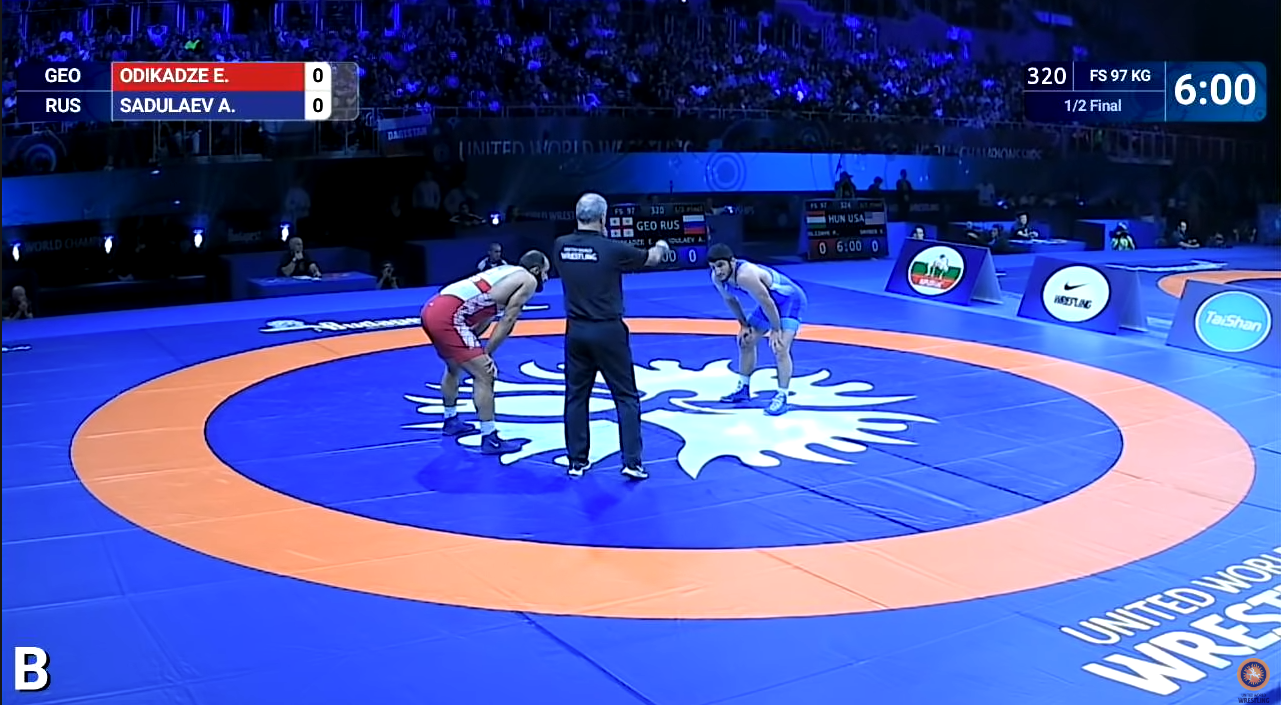
#> input picture images/mat1.png, 1281 x 705 px
$ python mat_detection_testing.py
#> lines starting #> are read from the running program, lines starting #| are printed output that depends on the picture; after the words box and inside, x2 and y2 are one past the last pixel; in counts of white or black regions, pixels touching at a corner belong together
import cv2
import numpy as np
from matplotlib import pyplot as plt

IMG = 'images/mat1.png'


def main():
    img = cv2.imread(IMG)
#> img is the input picture: shape (705, 1281, 3); mean B, G, R 161.3, 84.1, 73.6
    cv2.imshow('Original', img)

    hsv = bgr_to_hsv(img)
#> in bgr_to_hsv, `hsv = cv2.cvtColor(img, cv2.COLOR_BGR2HSV)`: hsv: shape (705, 1281, 3); mean H, S, V 100.8, 180.2, 173.1
    cv2.imshow('HSV', hsv)
    cv2.imwrite('images/hsv_mat1.png', hsv)

    orange = rgb_to_hsv([[[255, 98, 0]]])
    pink = rgb_to_hsv(([[[255, 0, 157]]]))
    red = rgb_to_hsv([[[255, 0, 0]]])
    blue = rgb_to_hsv([[[0, 34, 255]]])

    thresh_col = threshold_img_by_color(hsv)
#> in threshold_img_by_color, `thresh = cv2.inRange(hsv_img, low, high)`:
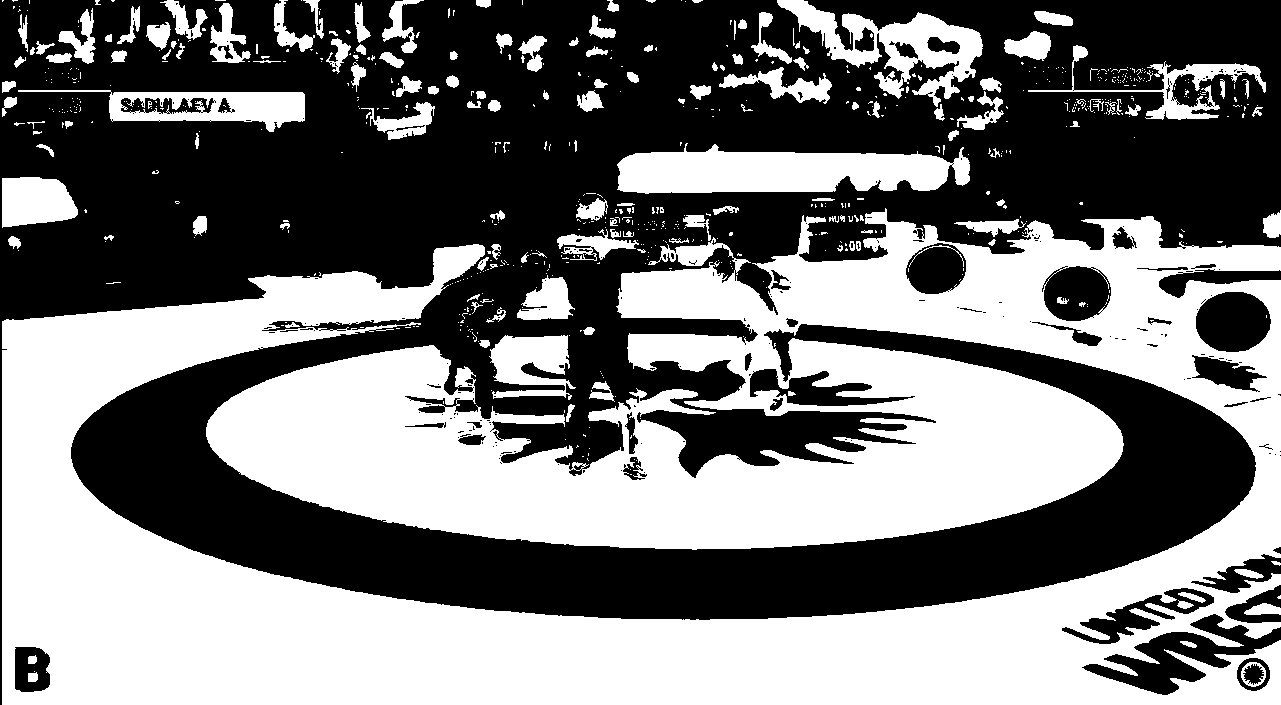
#> thresh: shape (705, 1281); 47.1% white; 688 white regions (538 under 20 px), largest, box (x1, y1, x2, y2) and area: (2, 208, 1281, 705) 363305, (617, 143, 970, 194) 12767, (777, 0, 983, 107) 7516
    cv2.imshow('color thresh', thresh_col)
    ret, inv_thresh = cv2.threshold(thresh_col, 127, 255, cv2.THRESH_BINARY_INV)
    cv2.imshow('color thresh binary inv', inv_thresh)

    erod = erosion(thresh_col)
    cv2.imshow('erosion', erod)

    dilate = dilation(erod)
    cv2.imshow('dilation', dilate)

    edges = canny_edge(dilate)
    cv2.imshow('edges', edges)

    cv2.waitKey(0)
    cv2.destroyAllWindows()


def canny_edge(img):
    #kernel = np.ones((100, 100), np.uint8)
    edges = cv2.Canny(img, 100, 200)
    return edges


def dilation(img):
    kernel = np.ones((5,5), np.uint8)
    dilate = cv2.dilate(img, kernel, iterations=1)
    return dilate


def erosion(img):
    kernel = np.ones((5, 5), np.uint8)
    erosion = cv2.erode(img, kernel, iterations=3)
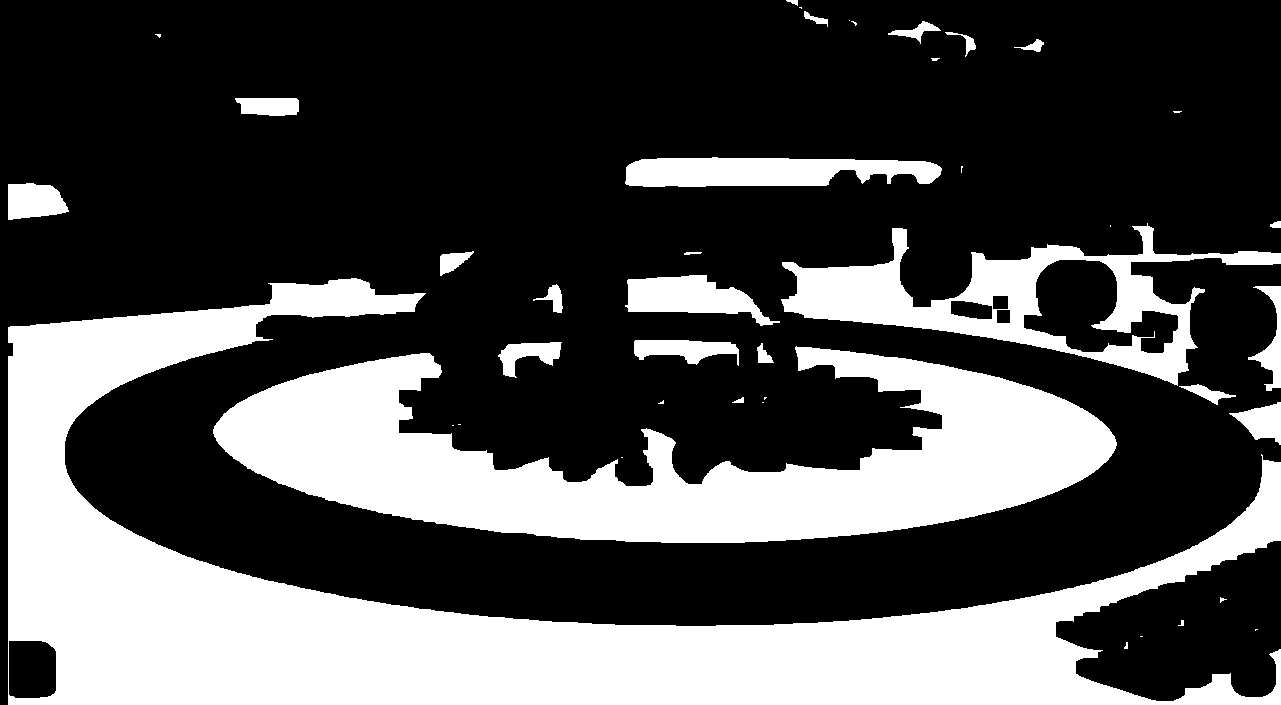
#> erosion: shape (705, 1281); 31.3% white; 42 white regions (17 under 20 px), largest, box (x1, y1, x2, y2) and area: (8, 278, 1281, 705) 153567, (213, 346, 1117, 543) 85217, (781, 223, 1281, 386) 22126
    return erosion


def bgr_to_hsv(img):
    hsv = cv2.cvtColor(img, cv2.COLOR_BGR2HSV)
    return hsv


def threshold_img_by_color(hsv_img):
    # Define range of color
    low = np.array([106, 100, 100])  # blue range
    high = np.array([126, 255, 255])

    thresh = cv2.inRange(hsv_img, low, high)
    return thresh


def thresholding(img):
    ret, thresh1 = cv2.threshold(img, 127, 255, cv2.THRESH_BINARY)
    ret, thresh2 = cv2.threshold(img, 127, 255, cv2.THRESH_BINARY_INV)
    ret, thresh3 = cv2.threshold(img, 127, 255, cv2.THRESH_TRUNC)
    ret, thresh4 = cv2.threshold(img, 127, 255, cv2.THRESH_TOZERO)
    ret, thresh5 = cv2.threshold(img, 127, 255, cv2.THRESH_TOZERO_INV)

    titles = ['Original Image', 'BINARY', 'BINARY_INV', 'TRUNC', 'TOZERO', 'TOZERO_INV']
    images = [img, thresh1, thresh2, thresh3, thresh4, thresh5]

    cv2.imshow(titles[1], thresh1)
    cv2.imshow(titles[2], thresh2)
    cv2.imshow(titles[3], thresh3)
    cv2.imshow(titles[4], thresh4)
    cv2.imshow(titles[5], thresh5)


def rgb_to_hsv(color_matrix):
    color_matrix = np.uint8(color_matrix)
    hsv = cv2.cvtColor(color_matrix, cv2.COLOR_RGB2HSV)
    print(hsv)
    return hsv


main()
#> in dilation, `dilate = cv2.dilate(img, kernel, iterations=1)`:
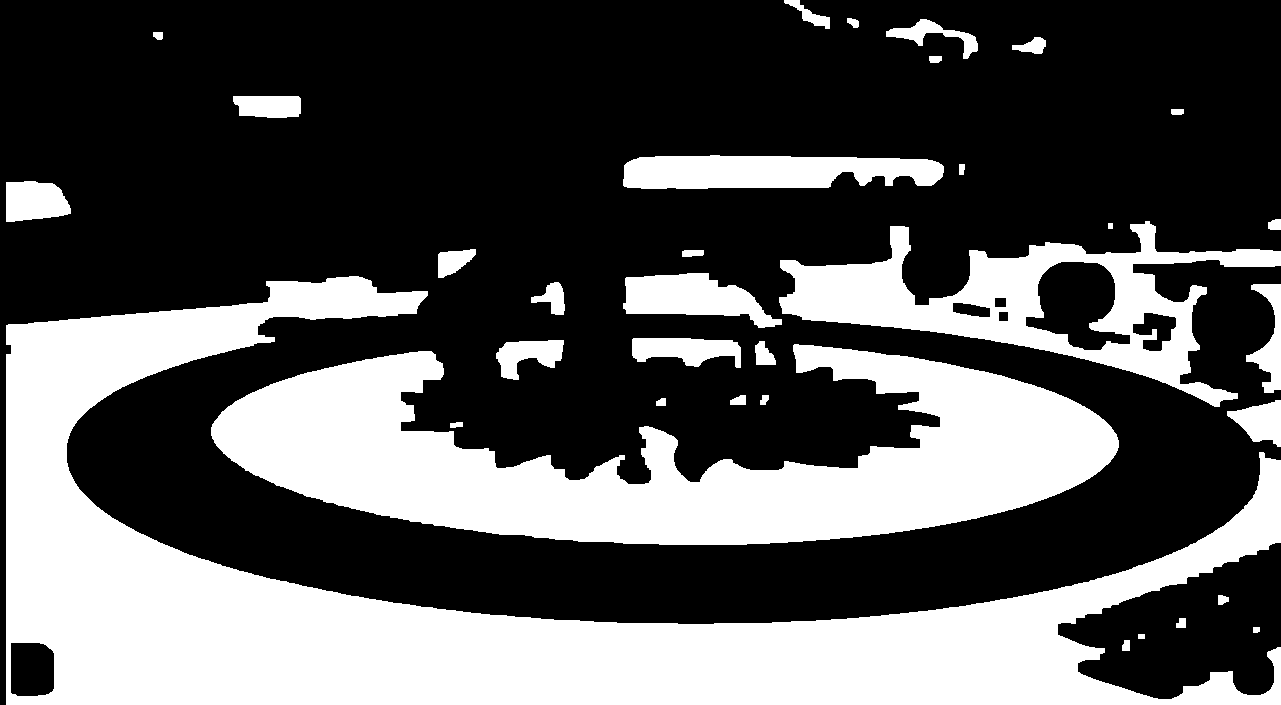
#> dilate: shape (705, 1281); 34.4% white; 34 white regions, largest, box (x1, y1, x2, y2) and area: (6, 276, 1281, 705) 161567, (211, 344, 1119, 545) 91740, (779, 221, 1281, 407) 28288
#> in canny_edge, `edges = cv2.Canny(img, 100, 200)`:
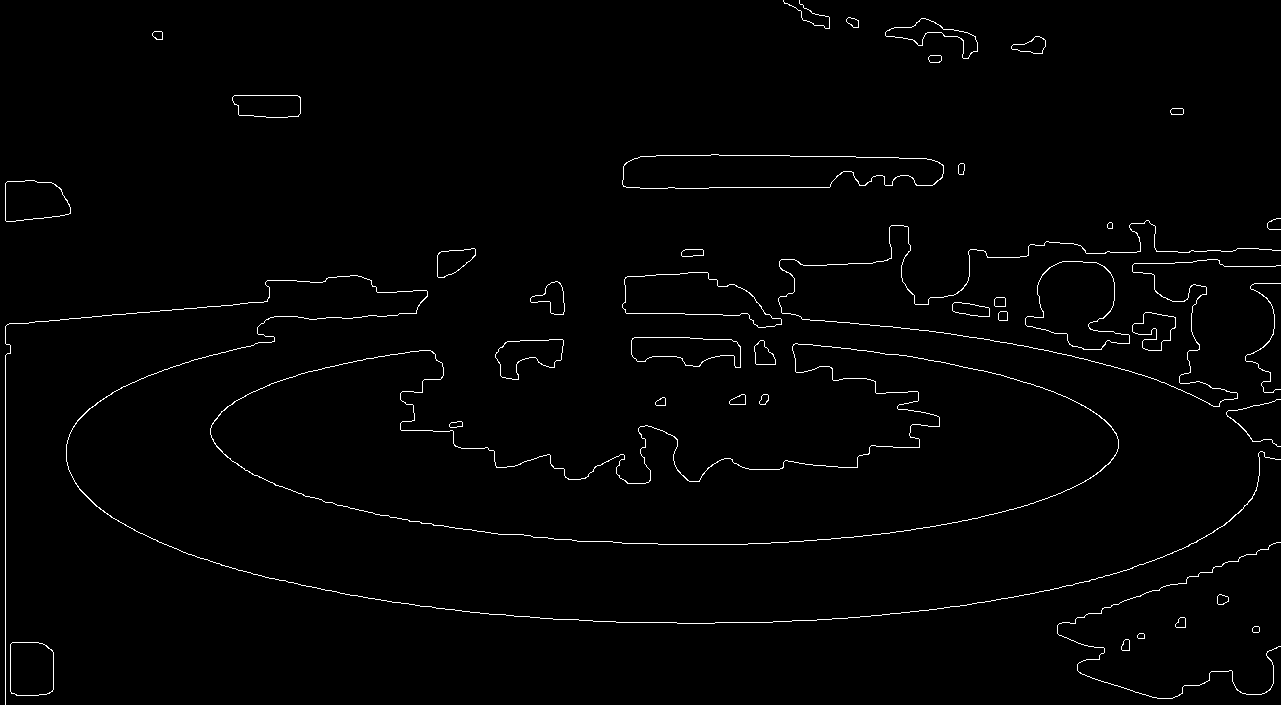
#> edges: shape (705, 1281); 1.4% white in thin lines or dots

$ run again, with images/empty_mat.png copied over images/mat1.png
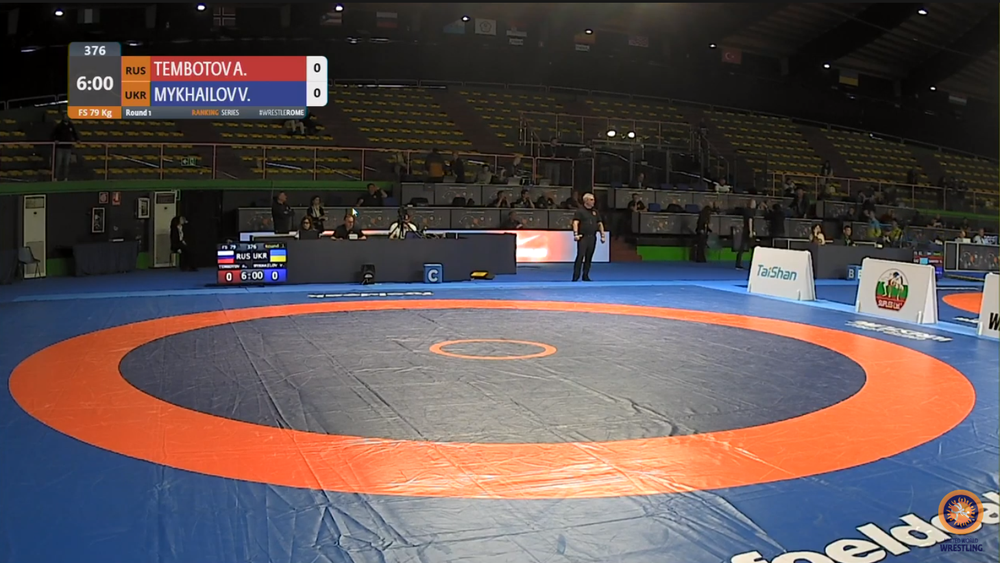
#> input picture images/empty_mat.png, 1000 x 563 px, shrunk from 1459 x 822 before the run
#> in main, img is the input picture: shape (563, 1000, 3); mean B, G, R 82, 81.3, 93
#> hsv: shape (563, 1000, 3); mean H, S, V 53.4, 84.6, 108.7
#> in threshold_img_by_color, `thresh = cv2.inRange(hsv_img, low, high)`:
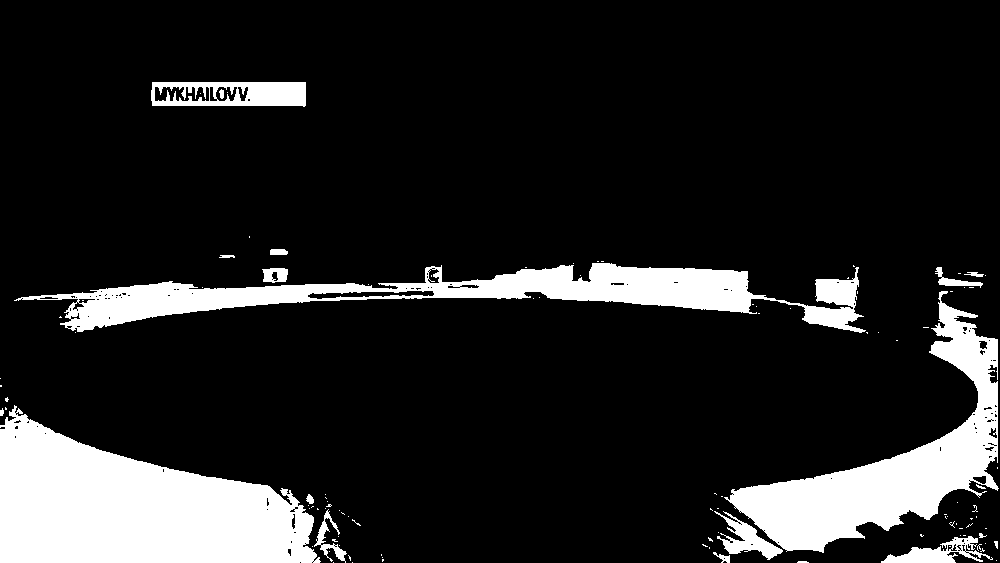
#> thresh: shape (563, 1000); 14% white; 109 white regions (89 under 20 px), largest, box (x1, y1, x2, y2) and area: (0, 405, 321, 563) 31672, (724, 291, 999, 553) 20009, (14, 263, 866, 333) 19967
#> erosion: shape (563, 1000); 8% white; 16 white regions (3 under 20 px), largest, box (x1, y1, x2, y2) and area: (0, 429, 294, 563) 27040, (740, 431, 983, 544) 10416, (485, 269, 745, 306) 3914
#> dilate: shape (563, 1000); 9.2% white; 15 white regions, largest, box (x1, y1, x2, y2) and area: (0, 427, 296, 563) 28036, (738, 429, 985, 546) 11936, (483, 267, 747, 308) 5594
#> in canny_edge, `edges = cv2.Canny(img, 100, 200)`:
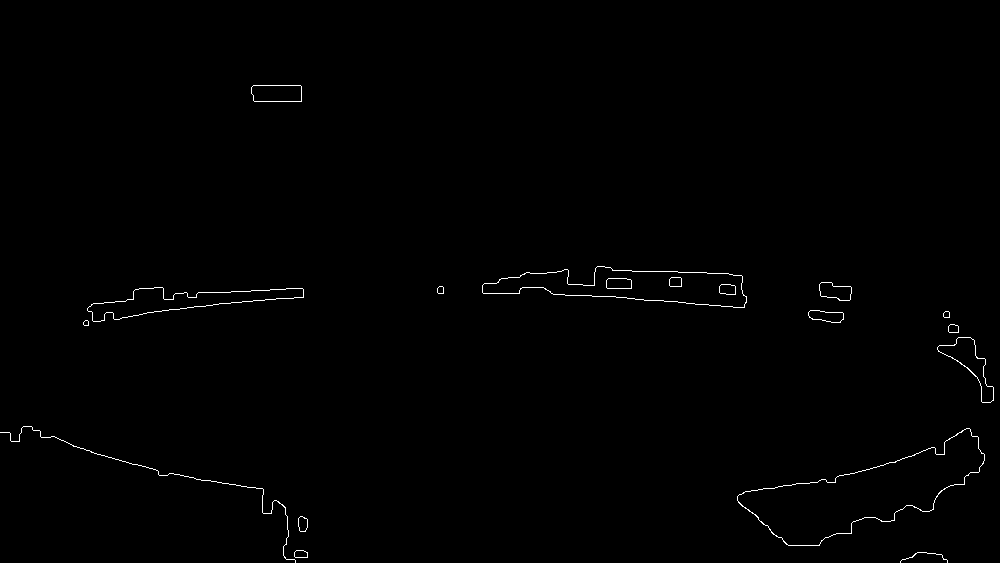
#> edges: shape (563, 1000); 0.54% white in thin lines or dots, all inside (x1, y1, x2, y2) = (0, 85, 994, 563)

$ run again, with images/only_ref.png copied over images/mat1.png
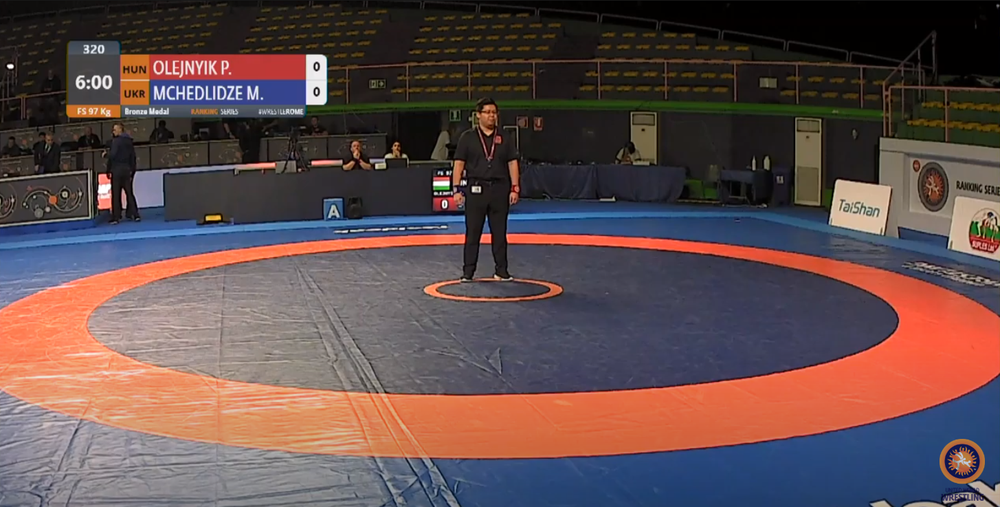
#> input picture images/only_ref.png, 1000 x 507 px, shrunk from 1455 x 737 before the run
#> in main, img is the input picture: shape (507, 1000, 3); mean B, G, R 76.7, 76.9, 96.9
#> hsv: shape (507, 1000, 3); mean H, S, V 60.4, 100, 110.1
#> in threshold_img_by_color, `thresh = cv2.inRange(hsv_img, low, high)`:
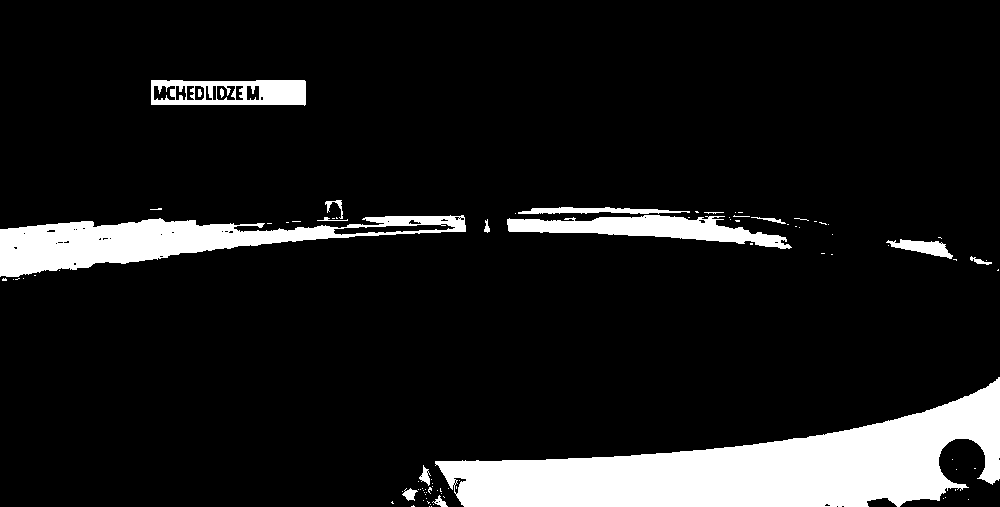
#> thresh: shape (507, 1000); 10.9% white; 91 white regions (74 under 20 px), largest, box (x1, y1, x2, y2) and area: (435, 377, 1000, 507) 33610, (0, 215, 466, 277) 11953, (507, 215, 792, 249) 4458
#> erosion: shape (507, 1000); 6.4% white; 7 white regions (2 under 20 px), largest, box (x1, y1, x2, y2) and area: (449, 388, 1000, 507) 26944, (0, 225, 266, 271) 4153, (598, 221, 738, 236) 722, (265, 86, 300, 99) 422, (61, 229, 68, 235) 39
#> dilate: shape (507, 1000); 7.3% white; 7 white regions, largest, box (x1, y1, x2, y2) and area: (447, 386, 1000, 507) 29046, (0, 223, 268, 273) 5735, (596, 219, 740, 238) 1366
#> in canny_edge, `edges = cv2.Canny(img, 100, 200)`:
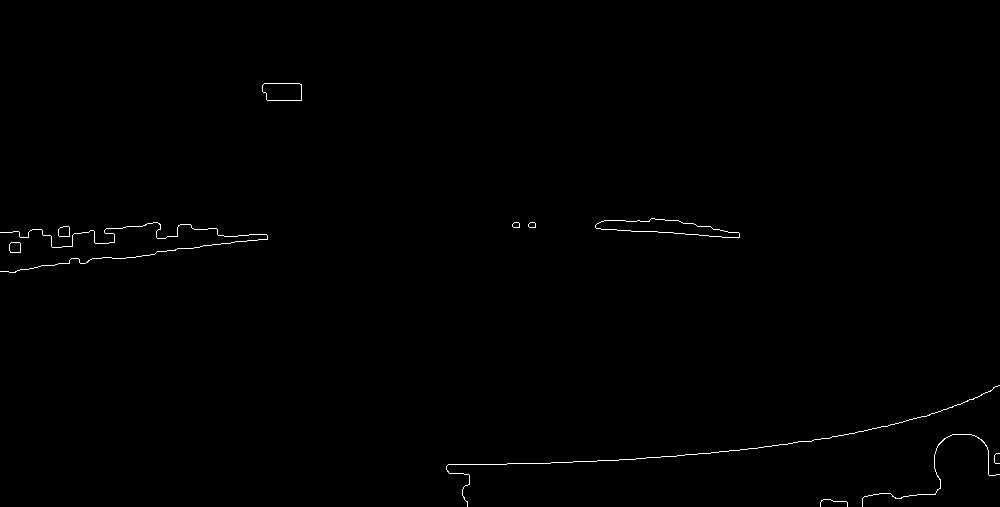
#> edges: shape (507, 1000); 0.41% white in thin lines or dots, all inside (x1, y1, x2, y2) = (0, 83, 1000, 507)
